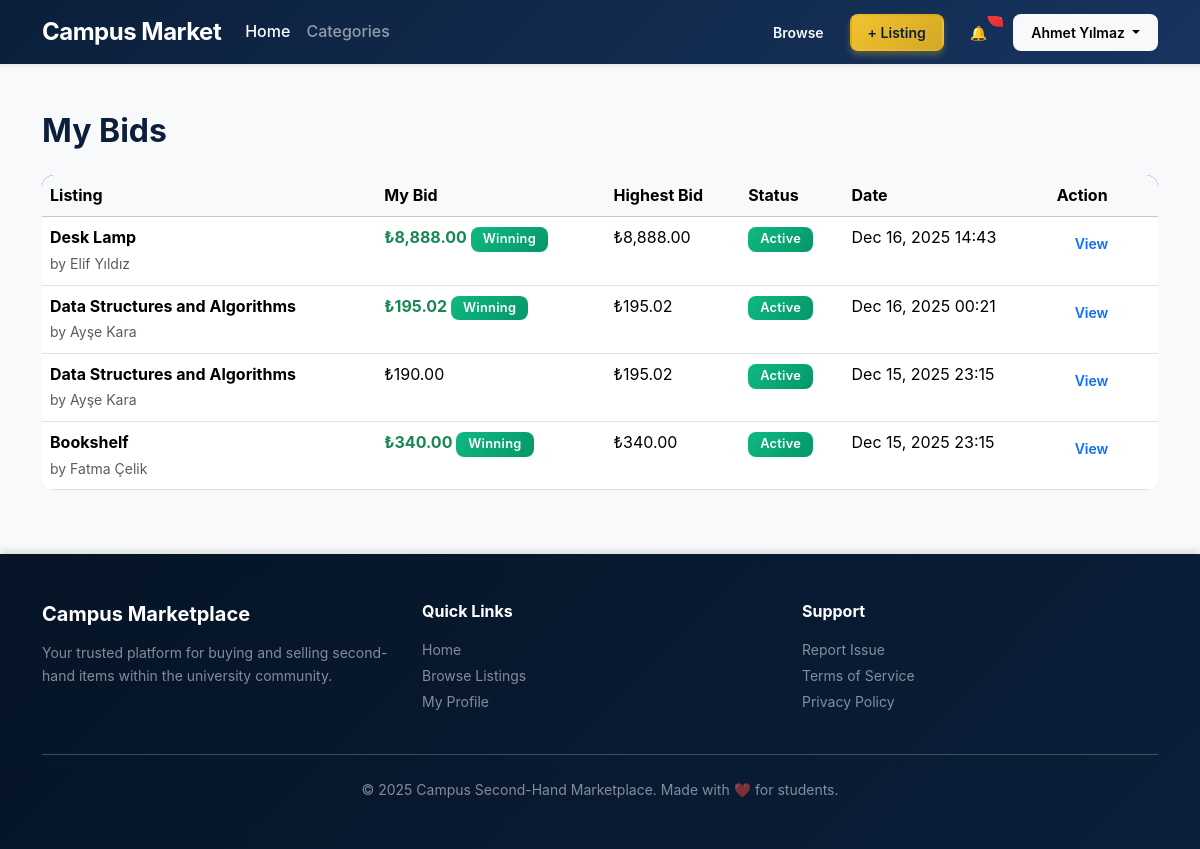
Screenshot of /pages/my-bids.php (signed in) with the database file from the repository.
### tables this page shows
CREATE TABLE `Bid` (
  `BidID` int NOT NULL AUTO_INCREMENT,
  `BidAmount` decimal(10,2) NOT NULL,
  `BidDate` datetime NOT NULL DEFAULT CURRENT_TIMESTAMP,
  `BuyerID` int NOT NULL,
  `ListingID` int NOT NULL,
  PRIMARY KEY (`BidID`),
  KEY `fk_bid_buyer` (`BuyerID`),
  KEY `fk_bid_listing` (`ListingID`),
  CONSTRAINT `fk_bid_buyer` FOREIGN KEY (`BuyerID`) REFERENCES `User` (`UserID`) ON DELETE CASCADE ON UPDATE CASCADE,
  CONSTRAINT `fk_bid_listing` FOREIGN KEY (`ListingID`) REFERENCES `Product_Listing` (`ListingID`) ON DELETE CASCADE ON UPDATE CASCADE
);

CREATE TABLE `Product_Listing` (
  `ListingID` int NOT NULL AUTO_INCREMENT,
  `Title` varchar(200) NOT NULL,
  `Description` text,
  `Price` decimal(10,2) NOT NULL,
  `Status` varchar(20) NOT NULL DEFAULT 'Active',
  `SellerID` int NOT NULL,
  `CategoryID` int NOT NULL,
  PRIMARY KEY (`ListingID`),
  KEY `fk_listing_seller` (`SellerID`),
  KEY `fk_listing_category` (`CategoryID`),
  CONSTRAINT `fk_listing_category` FOREIGN KEY (`CategoryID`) REFERENCES `Category` (`CategoryID`) ON DELETE RESTRICT ON UPDATE CASCADE,
  CONSTRAINT `fk_listing_seller` FOREIGN KEY (`SellerID`) REFERENCES `User` (`UserID`) ON DELETE RESTRICT ON UPDATE CASCADE,
  CONSTRAINT `chk_listing_status` CHECK ((`Status` in (_utf8mb4'Active',_utf8mb4'Sold',_utf8mb4'Pending',_utf8mb4'Removed')))
);

CREATE TABLE `User` (
  `UserID` int NOT NULL AUTO_INCREMENT,
  `Name` varchar(100) NOT NULL,
  `Email` varchar(100) NOT NULL,
  `Password` varchar(255) NOT NULL,
  `Phone` varchar(20) DEFAULT NULL,
  `RoleID` int NOT NULL,
  PRIMARY KEY (`UserID`),
  UNIQUE KEY `Email` (`Email`),
  KEY `fk_user_role` (`RoleID`),
  CONSTRAINT `fk_user_role` FOREIGN KEY (`RoleID`) REFERENCES `Role` (`RoleID`) ON DELETE RESTRICT ON UPDATE CASCADE
);

### pages/my-bids.php (the view, shortened to what this page needs)
<?php
require_once __DIR__ . '/../config/db.php';
$myBids = [];
try {
    $bidsSql = <<<SQL
    SELECT
        B.BidID,
        B.BidAmount,
        B.BidDate,
        PL.ListingID,
        PL.Title,
        PL.Price AS StartingPrice,
        PL.Status AS ListingStatus,
        U.Name AS SellerName,
        (SELECT MAX(B2.BidAmount)
         FROM Bid B2
         WHERE B2.ListingID = PL.ListingID) AS HighestBid
    FROM Bid B
    INNER JOIN Product_Listing PL ON PL.ListingID = B.ListingID
    INNER JOIN User U ON U.UserID = PL.SellerID
    WHERE B.BuyerID = :user_id
    ORDER BY B.BidDate DESC;
    SQL;
    $bidsStmt = $pdo->prepare($bidsSql);
    $bidsStmt->bindValue(':user_id', $_SESSION['user_id'], PDO::PARAM_INT);
    $bidsStmt->execute();
    $myBids = $bidsStmt->fetchAll();
} catch (PDOException $e) {
    $errorMessage = 'Failed to load bids: ' . htmlspecialchars($e->getMessage(), ENT_QUOTES, 'UTF-8');
}
require_once __DIR__ . '/../includes/header.php';
?>
<main class="container py-5">
    <h2 class="mb-4">My Bids</h2>
    <?php if (empty($myBids)): ?>
        <div class="empty-state">
            <div class="empty-state-icon">💰</div>
            <h4>No Bids Yet</h4>
            <p>You haven't placed any bids yet. Browse listings and make your first offer!</p>
            <a href="/campus-marketplace/pages/listings.php" class="btn btn-primary">Browse Listings</a>
        </div>
    <?php else: ?>
        <div class="table-responsive">
            <table class="table table-hover">
                <thead class="table-light">
                    <tr>
                        <th>Listing</th>
                        <th>My Bid</th>
                        <th>Highest Bid</th>
                        <th>Status</th>
                        <th>Date</th>
                        <th>Action</th>
                    </tr>
                </thead>
                <tbody>
                    <?php foreach ($myBids as $bid): ?>
                        <?php
                        $isWinning = (float)$bid['BidAmount'] >= (float)$bid['HighestBid'];
                        $badgeClass = match($bid['ListingStatus']) {
                            'Active' => 'bg-success',
                            'Sold' => 'bg-secondary',
                            'Pending' => 'bg-warning',
                            'Removed' => 'bg-danger',
                            default => 'bg-secondary'
                        };
                        ?>
                        <tr>
                            <td>
                                <strong><?php echo htmlspecialchars($bid['Title'], ENT_QUOTES, 'UTF-8'); ?></strong>
                                <br>
                                <small class="text-muted">by <?php echo htmlspecialchars($bid['SellerName'], ENT_QUOTES, 'UTF-8'); ?></small>
                            </td>
                            <td class="<?php echo $isWinning ? 'text-success fw-bold' : ''; ?>">
                                ₺<?php echo number_format((float)$bid['BidAmount'], 2); ?>
                                <?php if ($isWinning && $bid['ListingStatus'] === 'Active'): ?>
                                    <span class="badge bg-success">Winning</span>
                                <?php endif; ?>
                            </td>
                            <td>₺<?php echo number_format((float)$bid['HighestBid'], 2); ?></td>
                            <td>
                                <span class="badge <?php echo $badgeClass; ?>">
                                    <?php echo htmlspecialchars($bid['ListingStatus'], ENT_QUOTES, 'UTF-8'); ?>
                                </span>
                            </td>
                            <td><?php echo date('M d, Y H:i', strtotime($bid['BidDate'])); ?></td>
                            <td>
                                <a href="/campus-marketplace/pages/listing-detail.php?id=<?php echo $bid['ListingID']; ?>"
                                   class="btn btn-sm btn-outline-primary">View</a>
                            </td>
                        </tr>
                    <?php endforeach; ?>
                </tbody>
            </table>
        </div>
    <?php endif; ?>
</main>
<?php require_once __DIR__ . '/../includes/footer.php'; ?>

### assets/css/style.css (style rules this page uses)
:root { --navy: #0b1f3a; --navy-light: #17345f; --navy-dark: #051426; --gold: #f2c230; --gold-light: #f9d96f; --gold-dark: #d4a825; --light-bg: #f8f9fb; --white: #ffffff; --text-primary: #111827; --text-secondary: #6b7280; --text-muted: #9ca3af; --success: #10b981; --success-light: #d1fae5; --danger: #ef4444; --danger-light: #fee2e2; --warning: #f59e0b; --warning-light: #fef3c7; --info: #3b82f6; --info-light: #dbeafe; --shadow-sm: 0 1px 2px 0 rgba(0, 0, 0, 0.05); --shadow-md: 0 4px 6px -1px rgba(0, 0, 0, 0.1); --shadow-lg: 0 10px 15px -3px rgba(0, 0, 0, 0.1); --shadow-xl: 0 20px 25px -5px rgba(0, 0, 0, 0.1); --shadow-2xl: 0 25px 50px -12px rgba(0, 0, 0, 0.25); --radius-sm: 0.375rem; --radius-md: 0.5rem; --radius-lg: 0.75rem; --radius-xl: 1rem; --radius-2xl: 1.5rem; --transition-fast: 150ms cubic-bezier(0.4, 0, 0.2, 1); --transition-base: 200ms cubic-bezier(0.4, 0, 0.2, 1); --transition-slow: 300ms cubic-bezier(0.4, 0, 0.2, 1); }
* { box-sizing: border-box; }
body { background-color: var(--light-bg); color: var(--text-primary); font-family: -apple-system, BlinkMacSystemFont, 'Segoe UI', Roboto, 'Helvetica Neue', Arial, sans-serif; line-height: 1.6; min-height: 100vh; }
html { scroll-behavior: smooth; }
h1, h2, h3, h4, h5, h6 { font-weight: 700; line-height: 1.2; color: var(--navy); }
.btn { border-radius: var(--radius-md); font-weight: 600; padding: 0.5rem 1.25rem; transition: all var(--transition-base); border: 2px solid transparent; position: relative; overflow: hidden; }
.btn::before { content: ''; position: absolute; top: 50%; left: 50%; width: 0; height: 0; border-radius: 50%; background: rgba(255, 255, 255, 0.2); transform: translate(-50%, -50%); transition: width var(--transition-slow), height var(--transition-slow); }
.btn-outline-primary, .btn-outline-secondary, .btn-outline-danger, .btn-outline-light { background: transparent; transition: all var(--transition-base); }
.btn-sm { padding: 0.375rem 1rem; font-size: 0.875rem; }
.badge { padding: 0.375rem 0.75rem; border-radius: var(--radius-md); font-weight: 600; font-size: 0.8rem; letter-spacing: 0.3px; }
.badge.bg-success { background: linear-gradient(135deg, var(--success) 0%, #059669 100%) !important; }
.table { border-radius: var(--radius-lg); overflow: hidden; }
.table thead { background: linear-gradient(135deg, var(--navy) 0%, var(--navy-light) 100%); color: var(--white); }
.table-hover tbody tr { transition: all var(--transition-fast); }

### rows the page displays
bid: ListingID.Title "Desk Lamp", user.Name "Elif Yıldız", BidAmount "8,888.00", shows "Winning", HighestBid "8,888.00", ListingID.Status "Active", BidDate "Dec 16, 2025 14:43"
bid: ListingID.Title "Data Structures and Algorithms", user.Name "Ayşe Kara", BidAmount "195.02", shows "Winning", HighestBid "195.02", ListingID.Status "Active", BidDate "Dec 16, 2025 00:21"
bid: ListingID.Title "Data Structures and Algorithms", user.Name "Ayşe Kara", BidAmount "190.00", HighestBid "195.02", ListingID.Status "Active", BidDate "Dec 15, 2025 23:15"
bid: ListingID.Title "Bookshelf", user.Name "Fatma Çelik", BidAmount "340.00", shows "Winning", HighestBid "340.00", ListingID.Status "Active", BidDate "Dec 15, 2025 23:15"

### other values shown
cleanInput($currentUser ?? 'User') "Ahmet Yılmaz"
